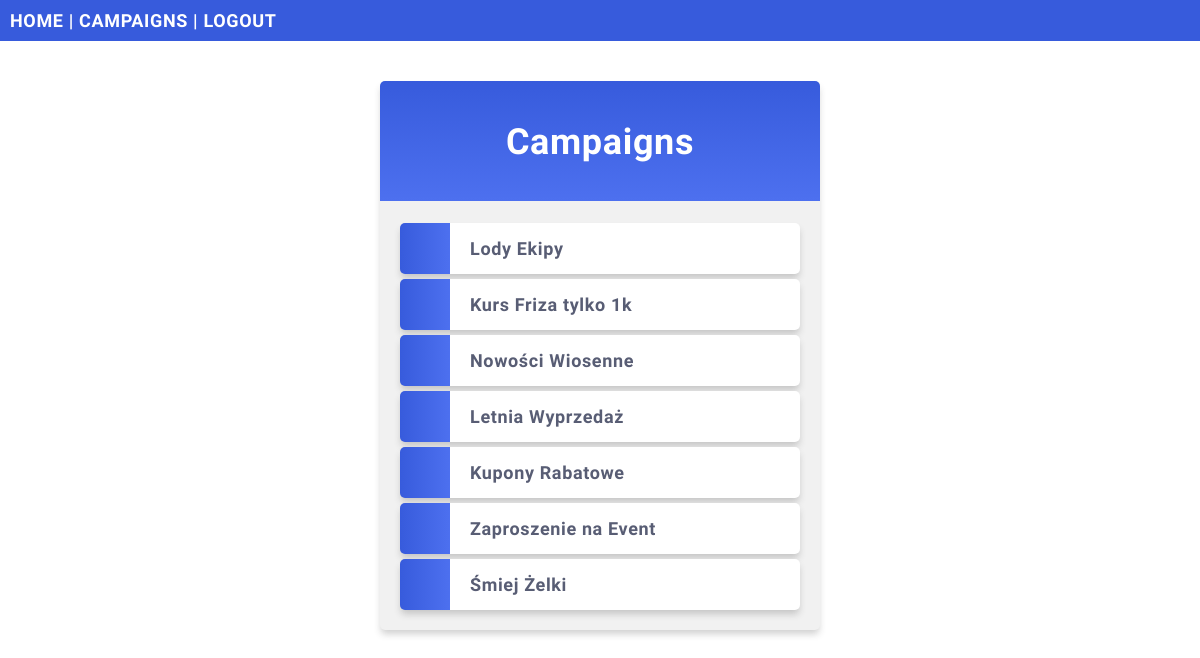
/campaigns/ (signed in), run on the app's committed database.
### mails/models.py (models this page shows, shortened)
class Campaign(models.Model):
    name = models.CharField(max_length=255)
    type = models.CharField(max_length=255)
    date = models.DateField()
    sent = models.IntegerField()
    seen = models.IntegerField()
    replied = models.IntegerField()
    slug = models.SlugField(default="", null=False)

### mails/views.py (the view)
# urls.py: path('campaigns/', views.mailsView, name='mails'),
@login_required
def mailsView(request):
    campaigns = Campaign.objects.all()
    template = loader.get_template('campaigns.html')
    context = {
        'campaigns': campaigns,
    }
    return HttpResponse(template.render(context, request))

### mails/templates/campaigns.html (shortened to what this page needs)
{% extends "master.html" %}
{% block content %}
<div class="mycard">
  <h1>Campaigns</h1>
  <ul>
    {% for x in campaigns %}
      <li onclick="window.location = 'details/{{ x.slug }}'">{{ x.name }}</li>
    {% endfor %}
  </ul>
</div>
{% endblock %}

### mystaticfiles/mystyles.css (style rules this page uses)
body { margin:0; font: 600 18px 'Source Sans Pro', sans-serif; letter-spacing: 0.64px; color: #585d74; }
.mycard { background-color: #f1f1f1; background-image: linear-gradient(to bottom, #375BDC, #4D70EF); background-size: 100% 120px; background-repeat: no-repeat; margin: 40px auto; width: 400px; border-radius: 5px; box-shadow: 0 5px 7px -1px rgba(51, 51, 51, 0.23); padding: 20px; }
.mycard h1 { text-align: center; color:#ffffff; margin:20px 0 60px 0; }
ul { list-style-type: none; padding: 0; margin: 0; }
li { background-color: #ffffff; background-image: linear-gradient(to right, #375BDC, #4D70EF); background-size: 50px 60px; background-repeat: no-repeat; cursor: pointer; transition: transform .25s; border-radius: 5px; box-shadow: 0 5px 7px -1px rgba(51, 51, 51, 0.23); padding: 15px; padding-left: 70px; margin-top: 5px; }

### data on the page
Campaign: name "Lody Ekipy"
Campaign: name "Kurs Friza tylko 1k"
Campaign: name "Nowości Wiosenne"
Campaign: name "Letnia Wyprzedaż"
Campaign: name "Kupony Rabatowe"
Campaign: name "Zaproszenie na Event"
Campaign: name "Śmiej Żelki"
